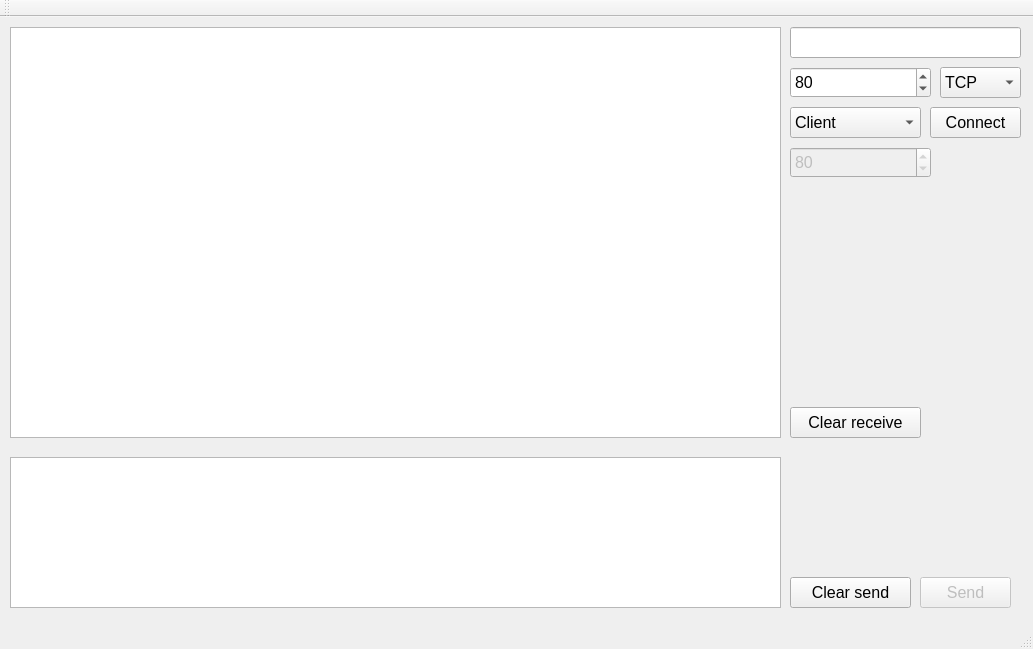
<?xml version="1.0" encoding="UTF-8"?>
<ui version="4.0">
 <class>MainWindow</class>
 <widget class="QMainWindow" name="MainWindow">
  <property name="geometry">
   <rect>
    <x>0</x>
    <y>0</y>
    <width>1033</width>
    <height>649</height>
   </rect>
  </property>
  <property name="windowTitle">
   <string>MainWindow</string>
  </property>
  <widget class="QWidget" name="centralWidget">
   <widget class="QTextEdit" name="sendTextEdit">
    <property name="geometry">
     <rect>
      <x>10</x>
      <y>440</y>
      <width>771</width>
      <height>151</height>
     </rect>
    </property>
    <property name="font">
     <font>
      <pointsize>12</pointsize>
     </font>
    </property>
   </widget>
   <widget class="QTextBrowser" name="recvTextBrowser">
    <property name="geometry">
     <rect>
      <x>10</x>
      <y>10</y>
      <width>771</width>
      <height>411</height>
     </rect>
    </property>
    <property name="font">
     <font>
      <pointsize>12</pointsize>
     </font>
    </property>
   </widget>
   <widget class="QLineEdit" name="hostLineEdit">
    <property name="geometry">
     <rect>
      <x>790</x>
      <y>10</y>
      <width>231</width>
      <height>31</height>
     </rect>
    </property>
    <property name="font">
     <font>
      <pointsize>12</pointsize>
     </font>
    </property>
   </widget>
   <widget class="QSpinBox" name="portSpinBox">
    <property name="geometry">
     <rect>
      <x>790</x>
      <y>50</y>
      <width>141</width>
      <height>31</height>
     </rect>
    </property>
    <property name="font">
     <font>
      <pointsize>12</pointsize>
     </font>
    </property>
    <property name="maximum">
     <number>999999999</number>
    </property>
    <property name="value">
     <number>80</number>
    </property>
   </widget>
   <widget class="QComboBox" name="socketProtocol">
    <property name="geometry">
     <rect>
      <x>940</x>
      <y>50</y>
      <width>81</width>
      <height>31</height>
     </rect>
    </property>
    <property name="font">
     <font>
      <pointsize>12</pointsize>
     </font>
    </property>
    <item>
     <property name="text">
      <string>TCP</string>
     </property>
    </item>
    <item>
     <property name="text">
      <string>UDP</string>
     </property>
    </item>
   </widget>
   <widget class="QPushButton" name="connectPushButton">
    <property name="geometry">
     <rect>
      <x>930</x>
      <y>90</y>
      <width>91</width>
      <height>31</height>
     </rect>
    </property>
    <property name="font">
     <font>
      <pointsize>12</pointsize>
     </font>
    </property>
    <property name="text">
     <string>Connect</string>
    </property>
   </widget>
   <widget class="QPushButton" name="clearRecvPushButton">
    <property name="geometry">
     <rect>
      <x>790</x>
      <y>390</y>
      <width>131</width>
      <height>31</height>
     </rect>
    </property>
    <property name="font">
     <font>
      <pointsize>12</pointsize>
     </font>
    </property>
    <property name="text">
     <string>Clear receive</string>
    </property>
   </widget>
   <widget class="QPushButton" name="clearSendPushButton">
    <property name="geometry">
     <rect>
      <x>790</x>
      <y>560</y>
      <width>121</width>
      <height>31</height>
     </rect>
    </property>
    <property name="font">
     <font>
      <pointsize>12</pointsize>
     </font>
    </property>
    <property name="text">
     <string>Clear send</string>
    </property>
   </widget>
   <widget class="QPushButton" name="sendPushButton">
    <property name="enabled">
     <bool>false</bool>
    </property>
    <property name="geometry">
     <rect>
      <x>920</x>
      <y>560</y>
      <width>91</width>
      <height>31</height>
     </rect>
    </property>
    <property name="font">
     <font>
      <pointsize>12</pointsize>
     </font>
    </property>
    <property name="text">
     <string>Send</string>
    </property>
   </widget>
   <widget class="QComboBox" name="clientTypeComboBox">
    <property name="geometry">
     <rect>
      <x>790</x>
      <y>90</y>
      <width>131</width>
      <height>31</height>
     </rect>
    </property>
    <property name="font">
     <font>
      <pointsize>12</pointsize>
     </font>
    </property>
    <item>
     <property name="text">
      <string>Client</string>
     </property>
    </item>
    <item>
     <property name="text">
      <string>Server</string>
     </property>
    </item>
   </widget>
   <widget class="QSpinBox" name="udpPortSpinBox">
    <property name="enabled">
     <bool>false</bool>
    </property>
    <property name="geometry">
     <rect>
      <x>790</x>
      <y>130</y>
      <width>141</width>
      <height>31</height>
     </rect>
    </property>
    <property name="font">
     <font>
      <pointsize>12</pointsize>
     </font>
    </property>
    <property name="maximum">
     <number>999999999</number>
    </property>
    <property name="value">
     <number>80</number>
    </property>
   </widget>
  </widget>
  <widget class="QMenuBar" name="menuBar">
   <property name="geometry">
    <rect>
     <x>0</x>
     <y>0</y>
     <width>1033</width>
     <height>23</height>
    </rect>
   </property>
  </widget>
  <widget class="QToolBar" name="mainToolBar">
   <attribute name="toolBarArea">
    <enum>TopToolBarArea</enum>
   </attribute>
   <attribute name="toolBarBreak">
    <bool>false</bool>
   </attribute>
  </widget>
  <widget class="QStatusBar" name="statusBar"/>
 </widget>
 <layoutdefault spacing="6" margin="11"/>
 <resources/>
 <connections/>
</ui>
